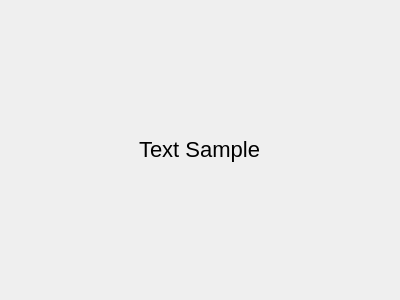
<?xml version="1.0" encoding="UTF-8"?>
<ui version="4.0">
 <class>Dialog</class>
 <widget class="QDialog" name="Dialog">
  <property name="geometry">
   <rect>
    <x>0</x>
    <y>0</y>
    <width>400</width>
    <height>300</height>
   </rect>
  </property>
  <property name="minimumSize">
   <size>
    <width>400</width>
    <height>300</height>
   </size>
  </property>
  <property name="maximumSize">
   <size>
    <width>400</width>
    <height>300</height>
   </size>
  </property>
  <property name="windowTitle">
   <string>Dialog</string>
  </property>
  <property name="styleSheet">
   <string notr="true">/*
 *
 *  Simple Stylesheet inspired on Bootstrap for Qt Designer / Qt Creator 
 *  File: bootstylesheet.css
 *  Author: JuanLoaiza007
 *  Version: 1.1.0
 *
 */

/*  # Español
 *  Instrucciones para aplicar en Qt Designer / Qt Creator
 *  1. Busque la vista de Inspector de objetos &gt;&gt; Objeto &gt;&gt; &quot;MainWindow&quot;.
 *  2. Dale clic derecho a &quot;MainWindow&quot; y seleccione &quot;Cambiar HojaDeEstilos&quot; o algo similar.
 *  3. Pegue el contenido de este archivo ahí.
 *  4. De clic en Aplicar y Aceptar.
 *  5. Para aplicar los estilos seleccione un objeto, en el Editor de Propiedades agregue un Filtro tipo cadena de texto y nombrelo &quot;class&quot;.
 *  6. En el Editor de Propiedades habrá una seccion nueva llamada &quot;Propiedades dinámicas&quot; y una propiedad llamada &quot;class&quot;, en la casilla de la derecha aplique todos los estilos que desee, eg. &quot;btn btn-outline-primary br-4&quot;. 
 */

/*  # English
 *  Instructions to apply in Qt Designer / Qt Creator
 *  1. Keep an eye on the Object Inspector &gt;&gt; Object &gt;&gt; &quot;MainWindow&quot;.
 *  2. Right click on &quot;MainWindow&quot; and select &quot;Change StyleSheet&quot; or something similar.
 *  3. Paste the content of this file there.
 *  4. Click Apply and Accept.
 *  5. To apply the styles, select an object, in the Properties Editor add a Text String Filter and name it &quot;class&quot;.
 *  6. In the Property Editor there will be a new section called &quot;Dynamic Properties&quot; and a property called &quot;class&quot;, in the box on the right apply all the styles you want, eg. &quot;btn btn-outline-primary br-4&quot;. 
 */

QMainWindow {
  font-family: &quot;sans-serif&quot;;
}

/* Border Settings */
/* Border Side Weight */
.b-st-1 {
  border-top: 1px solid;
}
.b-sb-1 {
  border-bottom: 1px solid;
}
.b-sl-1 {
  border-left: 1px solid;
}
.b-sr-1 {
  border-right: 1px solid;
}
.b-st-2 {
  border-top: 2px solid;
}
.b-sb-2 {
  border-bottom: 2px solid;
}
.b-sl-2 {
  border-left: 2px solid;
}
.b-sr-2 {
  border-right: 2px solid;
}
.b-st-3 {
  border-top: 3px solid;
}
.b-sb-3 {
  border-bottom: 3px solid;
}
.b-sl-3 {
  border-left: 3px solid;
}
.b-sr-3 {
  border-right: 3px solid;
}
.b-st-4 {
  border-top: 4px solid;
}
.b-sb-4 {
  border-bottom: 4px solid;
}
.b-sl-4 {
  border-left: 4px solid;
}
.b-sr-4 {
  border-right: 4px solid;
}

/* Radius */
.br-1 {
  border-radius: 10px;
}

.br-2 {
  border-radius: 15px;
}

.br-3 {
  border-radius: 20px;
}

.br-4 {
  border-radius: 25px;
}

/* Background colors */
.background-white {
  background-color: white;
}
.background-light {
  background-color: #f8f9fa;
}
.background-black {
  background-color: black;
}
.background-primary {
  background-color: #0d6efd;
}
.background-success {
  background-color: #198754;
}
.background-warning {
  background-color: #ffc720;
}
.background-danger {
  background-color: #dc3545;
}

/* Colors */
.color-white {
  color: white;
}
.color-light {
  color: #f8f9fa;
}
.color-black {
  color: black;
}
.color-primary {
  color: #0d6efd;
}
.color-success {
  color: #198754;
}
.color-warning {
  color: #ffc720;
}
.color-danger {
  color: #dc3545;
}

/* Buttons */
QPushButton {
  font-weight: 500;
  color: white;
  background-color: gray;
  padding: 6px 12px;
  font-size: 18px;
  border-radius: 10px;
  border: 1px solid;
}

.btn {
  font-weight: 500;
  color: white;
  background-color: gray;
  padding: 6px 12px;
  font-size: 18px;
  border-radius: 10px;
  border: 1px solid;
}

.btn-primary {
  color: #fff;
  background-color: #0d6efd;
  border-color: #0d6efd;
}
.btn-primary:hover {
  color: #fff;
  background-color: #0b5ed7;
  border-color: #0a58ca;
}

.btn-secondary {
  color: #fff;
  background-color: #6c757d;
  border-color: #6c757d;
}
.btn-secondary:hover {
  color: #fff;
  background-color: #5c636a;
  border-color: #565e64;
}

.btn-success {
  color: #fff;
  background-color: #198754;
  border-color: #198754;
}
.btn-success:hover {
  color: #fff;
  background-color: #157347;
  border-color: #146c43;
}

.btn-warning {
  color: #000;
  background-color: #ffc107;
  border-color: #ffc107;
}
.btn-warning:hover {
  color: #000;
  background-color: #ffca2c;
  border-color: #ffc720;
}

.btn-danger {
  color: #fff;
  background-color: #dc3545;
  border-color: #dc3545;
}
.btn-danger:hover {
  color: #fff;
  background-color: #bb2d3b;
  border-color: #b02a37;
}

.btn-light {
  color: #000;
  background-color: #f8f9fa;
  border-color: #f8f9fa;
}
.btn-light:hover {
  color: #000;
  background-color: #f9fafb;
  border-color: #f9fafb;
}

.btn-dark {
  color: #fff;
  background-color: #212529;
  border-color: #212529;
}
.btn-dark:hover {
  color: #fff;
  background-color: #1c1f23;
  border-color: #1a1e21;
}

.btn-outline-primary {
  background-color: white;
  color: #0d6efd;
  border-color: #0d6efd;
}
.btn-outline-primary:hover {
  color: #fff;
  background-color: #0d6efd;
  border-color: #0d6efd;
}

.btn-outline-secondary {
  background-color: white;
  color: #6c757d;
  border-color: #6c757d;
}
.btn-outline-secondary:hover {
  color: #fff;
  background-color: #6c757d;
  border-color: #6c757d;
}

.btn-outline-success {
  background-color: white;
  color: #198754;
  border-color: #198754;
}
.btn-outline-success:hover {
  color: #fff;
  background-color: #198754;
  border-color: #198754;
}

.btn-outline-info {
  background-color: white;
  color: #0dcaf0;
  border-color: #0dcaf0;
}
.btn-outline-info:hover {
  color: #000;
  background-color: #0dcaf0;
}

.btn-outline-warning {
  background-color: white;
  color: #ffc107;
  border-color: #ffc107;
}
.btn-outline-warning:hover {
  color: #000;
  background-color: #ffc107;
  border-color: #ffc107;
}

.btn-outline-danger {
  background-color: white;
  color: #dc3545;
  border-color: #dc3545;
}
.btn-outline-danger:hover {
  color: #fff;
  background-color: #dc3545;
  border-color: #dc3545;
}

.btn-outline-light {
  background-color: #41464b;
  color: #f8f9fa;
  border-color: #f8f9fa;
}
.btn-outline-light:hover {
  color: #000;
  background-color: #f8f9fa;
  border-color: #f8f9fa;
}

.btn-outline-dark {
  background-color: white;
  color: #212529;
  border-color: #212529;
}
.btn-outline-dark:hover {
  color: #fff;
  background-color: #212529;
  border-color: #212529;
}

.btn-link {
  background-color: white;
  font-weight: 400;
  color: #0d6efd;
  text-decoration: underline;
}
.btn-link:hover {
  color: #0a58ca;
}

/* Title sizes */
QLabel {
  font-size: 22px;
}

.h1 {
  font-size: 42px;
}

.h2 {
  font-size: 36px;
}

.h3 {
  font-size: 32px;
}

.h4 {
  font-size: 28px;
}

.h5 {
  font-size: 22px;
}

.h6 {
  font-size: 18px;
}

/* Alerts */
.alert {
  border: 1px solid;
}

.alert-primary {
  color: #084298;
  background-color: #cfe2ff;
  border-color: #b6d4fe;
}
.alert-secondary {
  color: #41464b;
  background-color: #e2e3e5;
  border-color: #d3d6d8;
}
.alert-success {
  color: #0f5132;
  background-color: #d1e7dd;
  border-color: #badbcc;
}
.alert-info {
  color: #055160;
  background-color: #cff4fc;
  border-color: #b6effb;
}
.alert-warning {
  color: #664d03;
  background-color: #fff3cd;
  border-color: #ffecb5;
}
.alert-danger {
  color: #842029;
  background-color: #f8d7da;
  border-color: #f5c2c7;
}
.alert-light {
  color: #636464;
  background-color: #fefefe;
  border-color: #fdfdfe;
}
.alert-dark {
  color: #141619;
  background-color: #d3d3d4;
  border-color: #bcbebf;
}
</string>
  </property>
  <property name="modal">
   <bool>true</bool>
  </property>
  <property name="class" stdset="0">
   <string>background-light</string>
  </property>
  <layout class="QGridLayout" name="gridLayout">
   <item row="0" column="0">
    <widget class="QFrame" name="frame">
     <property name="frameShape">
      <enum>QFrame::NoFrame</enum>
     </property>
     <property name="frameShadow">
      <enum>QFrame::Raised</enum>
     </property>
     <layout class="QGridLayout" name="gridLayout_2">
      <property name="leftMargin">
       <number>0</number>
      </property>
      <property name="topMargin">
       <number>0</number>
      </property>
      <property name="rightMargin">
       <number>0</number>
      </property>
      <property name="bottomMargin">
       <number>0</number>
      </property>
      <property name="horizontalSpacing">
       <number>0</number>
      </property>
      <item row="0" column="0" alignment="Qt::AlignHCenter|Qt::AlignVCenter">
       <widget class="QLabel" name="lbl_main_text">
        <property name="text">
         <string>Text Sample</string>
        </property>
        <property name="wordWrap">
         <bool>true</bool>
        </property>
        <property name="class" stdset="0">
         <string>h1 color-primary</string>
        </property>
       </widget>
      </item>
     </layout>
    </widget>
   </item>
  </layout>
 </widget>
 <resources/>
 <connections/>
</ui>
